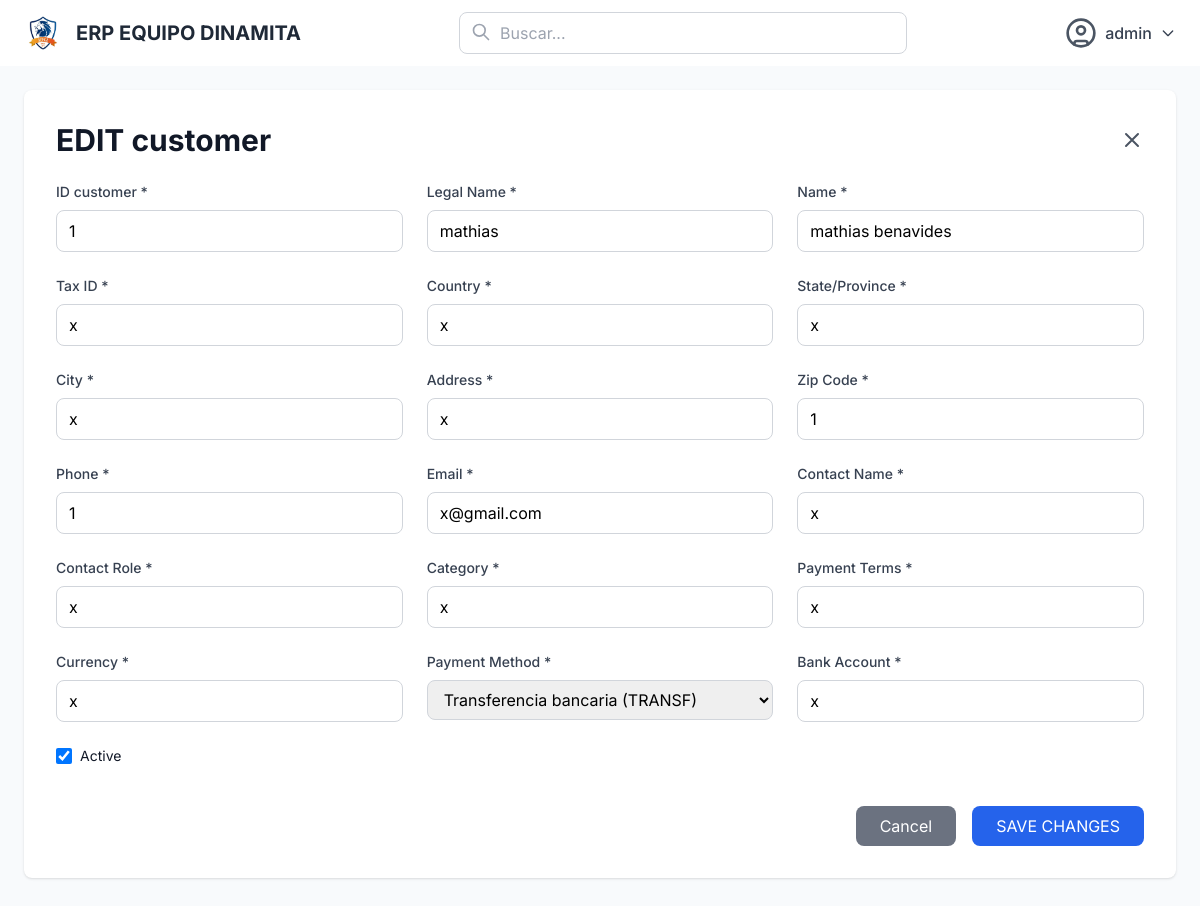
The app's page /customers/1/edit/ (signed in) with its own data.
### users/models.py (models this page shows)
class User(AbstractUser):
    class Meta:
        db_table = "users"
        verbose_name = "Usuario"
        verbose_name_plural = "Usuarios"

### customers/models.py (models this page shows, shortened)
class Customer(models.Model):
    id_customer = models.CharField(max_length=50, unique=True)
    legal_name = models.CharField(max_length=200)
    name = models.CharField(max_length=200)
    tax_id = models.CharField(max_length=50)
    country = models.CharField(max_length=100)
    state_province = models.CharField(max_length=100)
    city = models.CharField(max_length=100)
    address = models.CharField(max_length=300)
    zip_code = models.IntegerField()
    phone = models.IntegerField()
    email = models.EmailField()
    contact_name = models.CharField(max_length=200)
    contact_role = models.CharField(max_length=100)
    category = models.CharField(max_length=100)
    payment_terms = models.CharField(max_length=100)
    currency = models.CharField(max_length=10)
    payment_method = models.ForeignKey(PaymentMethod, on_delete=models.PROTECT, default=1, verbose_name="Payment Method")
    bank_account = models.CharField(max_length=100)
    status = models.BooleanField(default=True)
    created_at = models.DateTimeField(auto_now_add=True)
    updated_at = models.DateTimeField(auto_now=True)
    created_by = models.ForeignKey(User, on_delete=models.SET_NULL, null=True, blank=True)
    class Meta:
        db_table = "customers"
        verbose_name = "Customer"
        verbose_name_plural = "Customers"
        ordering = ['-created_at']

### customers/views.py (the view)
# urls.py: path('<int:id>/edit/', views.customer_edit, name='customer_edit'),
@login_required
def customer_edit(request, id):
    customer = get_object_or_404(Customer, id=id)
    if request.method == 'POST':
        form = CustomerForm(request.POST, instance=customer)
        if form.is_valid():
            form.save()
            return redirect('customers:customers_list')
    else:
        form = CustomerForm(instance=customer)
    context = {
        'form': form,
        'customer': customer,
        'edit_mode': True
    }
    return render(request, 'customers/customer_form.html', context)

### suppliers/models.py (called while the page is built)
    def __str__(self):
        return f"{self.name} ({self.symbol})"

### customers/templates/customers/customer_form.html (shortened to what this page needs)
{% extends "core/base.html" %}
{% load static %}
{% block content %}
<div class="max-w-7xl mx-auto">
    <div class="bg-white rounded-lg shadow p-8">
        <div class="flex justify-between items-center mb-6">
            <h1 class="text-3xl font-bold text-gray-900">{% if customer %}EDIT customer{% else %}CREATE NEW customer{% endif %}</h1>
            <a href="{% url 'customers:customers_list' %}" class="text-gray-600 hover:text-gray-800">
                <svg class="h-6 w-6" fill="none" stroke="currentColor" viewBox="0 0 24 24">
                    <path stroke-linecap="round" stroke-linejoin="round" stroke-width="2" d="M6 18L18 6M6 6l12 12"></path>
                </svg>
            </a>
        </div>
        <form method="post" class="space-y-6">
            <div class="grid grid-cols-1 md:grid-cols-2 lg:grid-cols-3 gap-6">
                <div>
                    <label for="id_id_customer" class="block text-sm font-medium text-gray-700 mb-2">ID customer *</label>
                    {{ form.id_customer }}
                </div>
                <div>
                    <label for="id_legal_name" class="block text-sm font-medium text-gray-700 mb-2">Legal Name *</label>
                    {{ form.legal_name }}
                </div>
                <div>
                    <label for="id_name" class="block text-sm font-medium text-gray-700 mb-2">Name *</label>
                    {{ form.name }}
                </div>
                <div>
                    <label for="id_tax_id" class="block text-sm font-medium text-gray-700 mb-2">Tax ID *</label>
                    {{ form.tax_id }}
                </div>
                <div>
                    <label for="id_country" class="block text-sm font-medium text-gray-700 mb-2">Country *</label>
                    {{ form.country }}
                </div>
                <div>
                    <label for="id_state_province" class="block text-sm font-medium text-gray-700 mb-2">State/Province *</label>
                    {{ form.state_province }}
                </div>
                <div>
                    <label for="id_city" class="block text-sm font-medium text-gray-700 mb-2">City *</label>
                    {{ form.city }}
                </div>
                <div>
                    <label for="id_address" class="block text-sm font-medium text-gray-700 mb-2">Address *</label>
                    {{ form.address }}
                </div>
                <div>
                    <label for="id_zip_code" class="block text-sm font-medium text-gray-700 mb-2">Zip Code *</label>
                    {{ form.zip_code }}
                </div>
                <div>
                    <label for="id_phone" class="block text-sm font-medium text-gray-700 mb-2">Phone *</label>
                    {{ form.phone }}
                </div>
                <div>
                    <label for="id_email" class="block text-sm font-medium text-gray-700 mb-2">Email *</label>
                    {{ form.email }}
                </div>
                <div>
                    <label for="id_contact_name" class="block text-sm font-medium text-gray-700 mb-2">Contact Name *</label>
                    {{ form.contact_name }}
                </div>
                <div>
                    <label for="id_contact_role" class="block text-sm font-medium text-gray-700 mb-2">Contact Role *</label>
                    {{ form.contact_role }}
                </div>
                <div>
                    <label for="id_category" class="block text-sm font-medium text-gray-700 mb-2">Category *</label>
                    {{ form.category }}
                </div>
                <div>
                    <label for="id_payment_terms" class="block text-sm font-medium text-gray-700 mb-2">Payment Terms *</label>
                    {{ form.payment_terms }}
                </div>
                <div>
                    <label for="id_currency" class="block text-sm font-medium text-gray-700 mb-2">Currency *</label>
                    {{ form.currency }}
                </div>
                <div>
                    <label for="id_payment_method" class="block text-sm font-medium text-gray-700 mb-2">Payment Method *</label>
                    {{ form.payment_method }}
                </div>
                <div>
                    <label for="id_bank_account" class="block text-sm font-medium text-gray-700 mb-2">Bank Account *</label>
                    {{ form.bank_account }}
                </div>
            </div>
            <div class="flex items-center">
                <input type="checkbox" id="id_status" name="status" {% if customer %}{% if customer.status %}checked{% endif %}{% else %}{% if form.status.value %}checked{% endif %}{% endif %} class="h-4 w-4 text-blue-600 focus:ring-blue-500 border-gray-300 rounded">
                <label for="id_status" class="ml-2 block text-sm text-gray-900">Active</label>
            </div>
            <div class="flex justify-end space-x-4 pt-4">
                <a href="{% url 'customers:customers_list' %}" class="bg-gray-500 hover:bg-gray-600 text-white px-6 py-2 rounded-lg transition-colors">
                    Cancel
                </a>
                <button type="submit" class="bg-blue-600 hover:bg-blue-700 text-white px-6 py-2 rounded-lg transition-colors">
                    {% if customer %}SAVE CHANGES{% else %}CREATE{% endif %}
                </button>
            </div>
        </form>
    </div>
</div>
{% endblock %}

### core/templates/core/base.html (shortened to what this page needs)
{% load static %}
<!DOCTYPE html>
<html lang="es">
<head>
    <script src="https://cdn.tailwindcss.com"></script>
</head>
<body class="bg-slate-50">
    <nav class="bg-white shadow flex items-center justify-between px-6 py-3">
        <div class="flex items-center space-x-3">
            <img src="{% static 'img/logo.png' %}" alt="Logo" class="h-10 w-10">
            <span class="text-xl font-bold text-gray-800">ERP EQUIPO DINAMITA</span>
        </div>
        <div class="hidden md:flex flex-1 max-w-md mx-8">
            <div class="relative w-full">
                <input type="text" placeholder="Buscar..." class="w-full px-4 py-2 pl-10 border border-gray-300 rounded-lg focus:outline-none focus:ring-2 focus:ring-blue-500">
                <svg class="absolute left-3 top-2.5 h-5 w-5 text-gray-400" fill="none" stroke="currentColor" viewBox="0 0 24 24">
                    <path stroke-linecap="round" stroke-linejoin="round" stroke-width="2" d="M21 21l-6-6m2-5a7 7 0 11-14 0 7 7 0 0114 0z"></path>
                </svg>
            </div>
        </div>
        <div class="relative">
            <button id="user-menu-button" class="flex items-center space-x-2 text-gray-700 hover:text-gray-900 focus:outline-none">
                <span class="font-medium">{{ user.username }}</span>
                <svg class="h-4 w-4" fill="none" stroke="currentColor" viewBox="0 0 24 24">
                    <path stroke-linecap="round" stroke-linejoin="round" stroke-width="2" d="M19 9l-7 7-7-7"></path>
                </svg>
            </button>
        </div>
    </nav>
    <main class="p-6 bg-slate-50 min-h-screen">
        {% block content %}
        {% endblock %}
    </main>
</body>
</html>

### core/templates/core/base.html (style rules this page uses)
body { font-family: 'Inter', sans-serif; }

### records on screen
User: username "admin"
Customer: id_customer "1", legal_name "mathias", name "mathias benavides", tax_id "x", country "x", state_province "x", city "x", address "x", zip_code "1", phone "1", email "x@gmail.com", contact_name "x", contact_role "x", category "x", payment_terms "x", currency "x", payment_method "Transferencia bancaria (TRANSF)", bank_account "x", status "☑"
